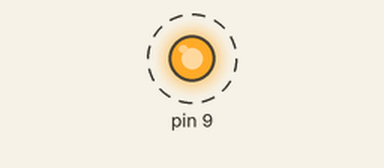
Bench run of a sketch on a simulated Arduino Uno, built with avr-gcc and run on an emulated ATmega328P. On the bench: output pins drawn as LEDs (lit = HIGH). Dashed ring = blinking.

Above: at 0.59 s.
Timing chart, 0 to 3.5 s (numbered marks = the images above):
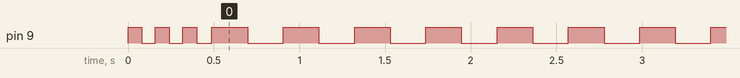

The sketch:

Buzzer.ino
```cpp
void setup()  {
  // declare pin 9 to be an output:
  pinMode(9, OUTPUT);
  beep(50000);
  beep(50000);
  beep(50000);
  delay(10);
}

void loop()
{
  beep(2000);
}

void beep(unsigned char delayms)
{
  digitalWrite(9, HIGH);      // Almost any value can be used except 0 and 255
                           // experiment to get the best tone
  delay(delayms);          // wait for a delayms ms
  digitalWrite(9, LOW);       // 0 turns it off
  delay(delayms);          // wait for a delayms ms
}
```

Measured:
- by itself, pin 9: repeats every 0.16 s: HIGH 0.08 s, LOW 0.08 s
